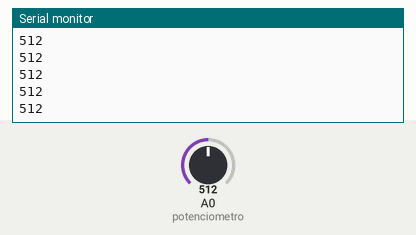
Recording of a sketch running on a simulated Arduino Uno, built with avr-gcc and run on an emulated ATmega328P. Shown: the last lines printed to the serial monitor. The inputs (shaded band) are chosen by the test bench; at power-on: A0 (potenciometro) = 512.

Above: at 1.2 s.
1.3 s: A0 (potenciometro) set to 716
At 1.31 s:
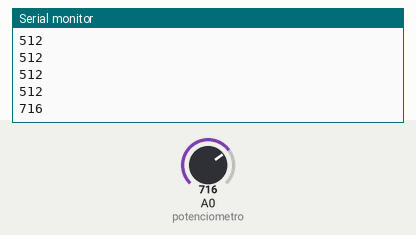
2.8 s: A0 (potenciometro) set to 900
At 2.81 s:
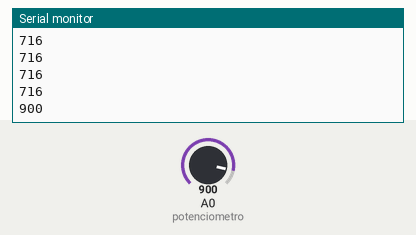
Timing chart, 0 to 5.8 s (numbered marks = the images above; inputs shaded):
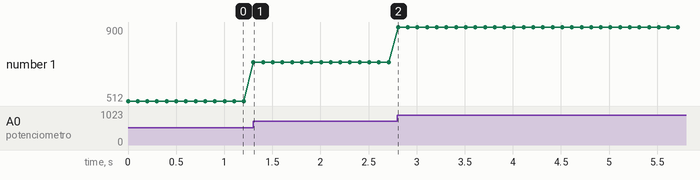

The sketch:

P10_Potenciometro.ino
```cpp
//voltaje de referencia: 5v
//bits de resolucion:  10bits de resolucion... 1024 valores posibles

//cada valor que les da el arduino se distancia uno del otro  en 4.8mV


// la senal analogica del arduino funciona con los pines analogicos(0,1,2,3,4,5)

int potenciometro = A0;
void setup() {
  // put your setup code here, to run once:
  Serial.begin(9600);

  //pinmode no se utiliza para pines analogicos...

  //nota: un pin analogico solo es de entrada...


}
int valor;
void loop() {
  // put your main code here, to run repeatedly:

  valor= analogRead(potenciometro);
  Serial.println(valor);
  delay(100);

}
```

Measured:
- after the input at 1.3 s, the serial monitor: prints a new line at once (image 1)
- after the input at 2.8 s, the serial monitor: prints a new line at once (image 2)
- plotted number 1: 512 → 716 after the input at 1.3 s, 716 → 900 after the input at 2.8 s
